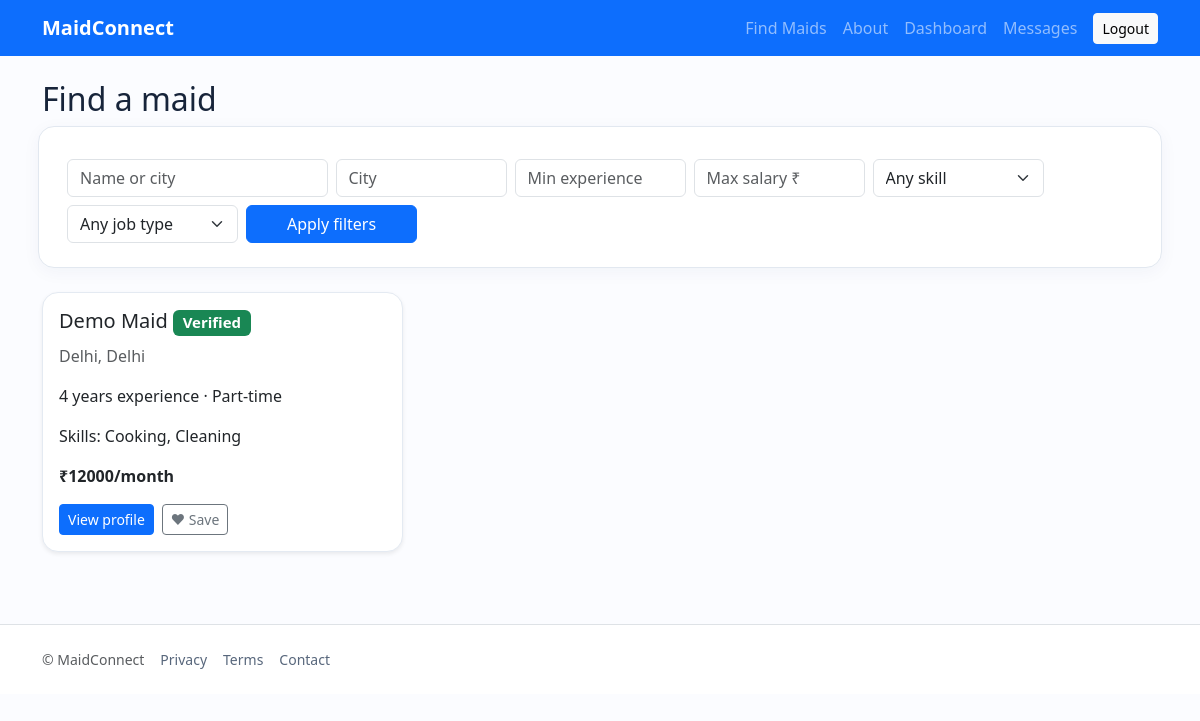
The page /maids (signed in) on the database its author committed.
### models.py (models this page shows, shortened)
class MaidProfile(db.Model):
    __tablename__ = "maid_profiles"
    id = db.Column(db.Integer, primary_key=True)
    user_id = db.Column(db.Integer, db.ForeignKey("users.id", ondelete="CASCADE"), unique=True, nullable=False)
    age = db.Column(db.Integer, nullable=False)
    gender = db.Column(db.String(30), nullable=False, default="Female")
    address = db.Column(db.String(300), nullable=False)
    city = db.Column(db.String(80), nullable=False, index=True)
    state = db.Column(db.String(80), nullable=False)
    photo = db.Column(db.String(255))
    experience_years = db.Column(db.Integer, nullable=False, default=0)
    expected_salary = db.Column(db.Integer, nullable=False)
    working_hours = db.Column(db.String(80), nullable=False)
    job_type = db.Column(db.String(30), nullable=False)
    languages = db.Column(db.String(200), default="")
    available_from = db.Column(db.String(20), default="")
    previous_experience = db.Column(db.Text, default="")
    reference_details = db.Column(db.String(250), default="")
    is_available = db.Column(db.Boolean, default=True, nullable=False)
    consent_public_profile = db.Column(db.Boolean, default=True, nullable=False)
    user = db.relationship("User", back_populates="maid_profile")
    skills = db.relationship("Skill", secondary=maid_skills, back_populates="maids")

class User(db.Model):
    __tablename__ = "users"
    id = db.Column(db.Integer, primary_key=True)
    full_name = db.Column(db.String(120), nullable=False)
    mobile = db.Column(db.String(20), unique=True, nullable=False, index=True)
    email = db.Column(db.String(160), unique=True, nullable=True, index=True)
    password_hash = db.Column(db.String(255), nullable=False)
    role = db.Column(db.String(20), nullable=False)  # maid, employer, admin
    is_active = db.Column(db.Boolean, default=True, nullable=False)
    is_verified = db.Column(db.Boolean, default=False, nullable=False)
    created_at = db.Column(db.DateTime, default=datetime.utcnow, nullable=False)
    maid_profile = db.relationship("MaidProfile", back_populates="user", uselist=False, cascade="all, delete-orphan")
    employer_profile = db.relationship("EmployerProfile", back_populates="user", uselist=False, cascade="all, delete-orphan")

### app.py (the view)
    @app.route("/maids")
    @role_required("employer", "admin")
    def maid_list():
        q = MaidProfile.query.join(User).filter(User.is_active.is_(True), MaidProfile.is_available.is_(True), MaidProfile.consent_public_profile.is_(True))
        city, term = request.args.get("city","").strip(), request.args.get("q","").strip()
        min_exp, max_salary = request.args.get("min_exp","").strip(), request.args.get("max_salary","").strip()
        skill = request.args.get("skill","").strip()
        job_type = request.args.get("job_type","").strip()
        if city: q = q.filter(MaidProfile.city.ilike(f"%{city}%"))
        if term: q = q.filter(or_(User.full_name.ilike(f"%{term}%"), MaidProfile.city.ilike(f"%{term}%")))
        if min_exp:
            try: q = q.filter(MaidProfile.experience_years >= int(min_exp))
            except ValueError: pass
        if max_salary:
            try: q = q.filter(MaidProfile.expected_salary <= int(max_salary))
            except ValueError: pass
        if skill: q = q.filter(MaidProfile.skills.any(Skill.name == skill))
        if job_type: q = q.filter(MaidProfile.job_type == job_type)
        return render_template("maid_list.html", maids=q.order_by(MaidProfile.expected_salary.asc()).all(),
                               skills=SKILL_NAMES, job_types=JOB_TYPES)

### templates/maid_list.html (shortened to what this page needs)
{% extends "base.html" %}{% block content %}<h1 class="h2 mb-3">Find a maid</h1><form class="row g-2 filter-panel mb-4">
<div class="col-md-3"><input class="form-control" name="q" placeholder="Name or city" value="{{ request.args.get('q','') }}"></div><div class="col-md-2"><input class="form-control" name="city" placeholder="City" value="{{ request.args.get('city','') }}"></div><div class="col-md-2"><input class="form-control" name="min_exp" type="number" min="0" placeholder="Min experience" value="{{ request.args.get('min_exp','') }}"></div><div class="col-md-2"><input class="form-control" name="max_salary" type="number" min="0" placeholder="Max salary ₹" value="{{ request.args.get('max_salary','') }}"></div>
<div class="col-md-2"><select class="form-select" name="skill"><option value="">Any skill</option></select></div><div class="col-md-2"><select class="form-select" name="job_type"><option value="">Any job type</option></select></div><div class="col-md-2"><button class="btn btn-primary w-100">Apply filters</button></div></form>
<div class="row g-3">{% for m in maids %}<div class="col-md-6 col-lg-4"><div class="card h-100 shadow-sm"><div class="card-body"><h2 class="h5">{{ m.user.full_name }} {% if m.user.is_verified %}<span class="badge text-bg-success">Verified</span>{% endif %}</h2><p class="text-muted">{{ m.city }}, {{ m.state }}</p><p>{{ m.experience_years }} years experience · {{ m.job_type }}</p><p>Skills: {{ m.skills|map(attribute='name')|join(', ') or 'Not listed' }}</p><strong>₹{{ m.expected_salary }}/month</strong><div class="d-flex gap-2 mt-3"><a class="btn btn-sm btn-primary" href="{{ url_for('maid_profile',maid_id=m.user_id) }}">View profile</a><form method="post" action="{{ url_for('favourite',maid_id=m.user_id) }}"><input type="hidden" name="csrf_token" value="{{ csrf_token() }}"><button class="btn btn-sm btn-outline-secondary">♥ Save</button></form></div></div></div></div>{% else %}<p>No maids match these filters.</p>{% endfor %}</div>{% endblock %}

### static/css/style.css (style rules this page uses)
:root { --brand:#1456b8; --soft:#f1f6ff; }
body { background:#fbfcff; color:#17243a; min-height:100vh; }
.form-panel,.filter-panel { background:#fff; border:1px solid #e2e8f0; border-radius:1rem; padding:1.5rem; box-shadow:0 4px 18px #17345b0b; }
.card { border:1px solid #e4eaf2; border-radius:1rem; }
a { text-decoration:none; }

### rows shown on the page
MaidProfile: user.full_name "Demo Maid", city "Delhi", state "Delhi", experience_years "4", job_type "Part-time", skills|map "Cooking, Cleaning", expected_salary "12000"
